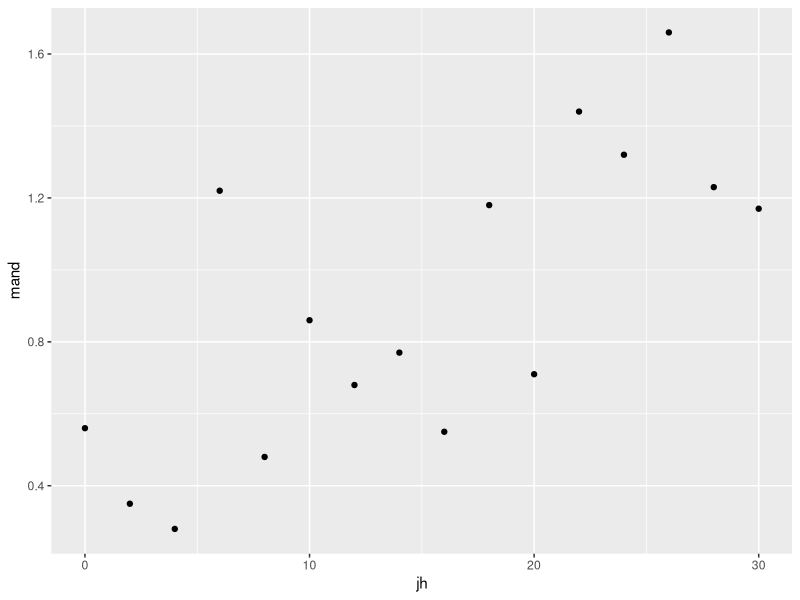
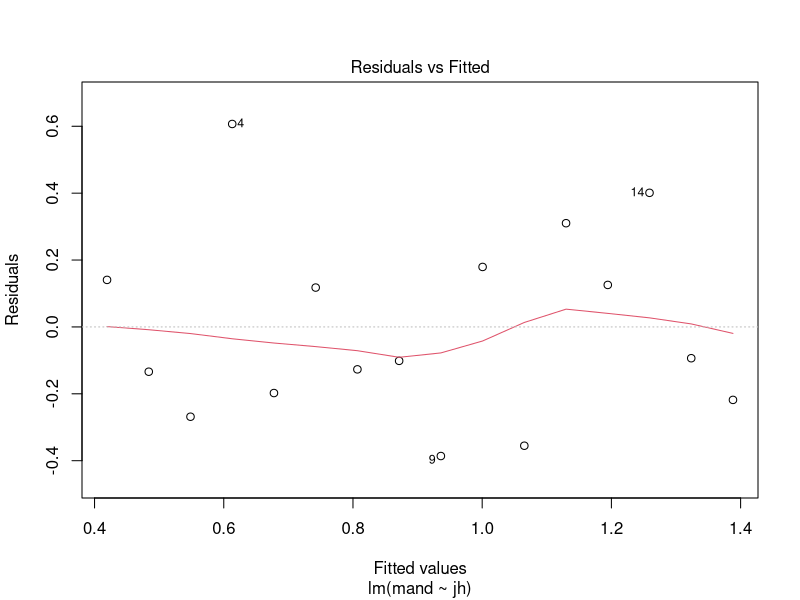
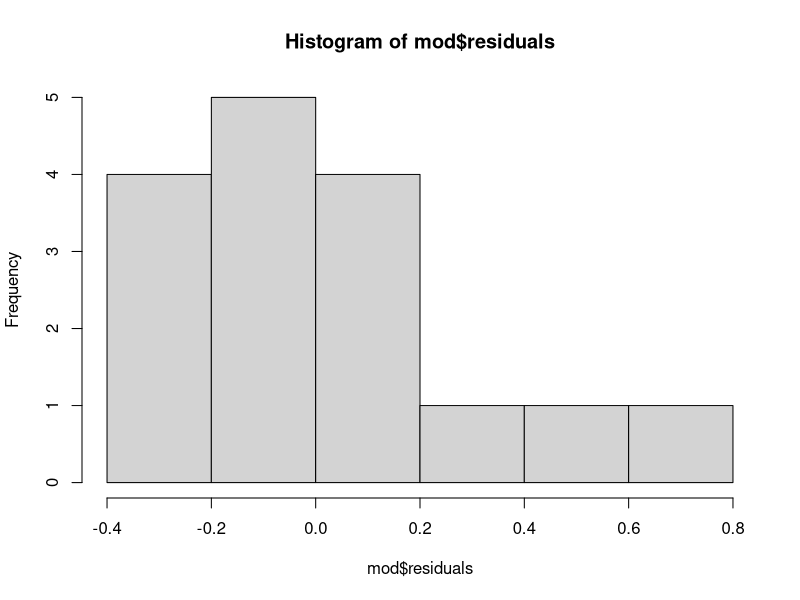
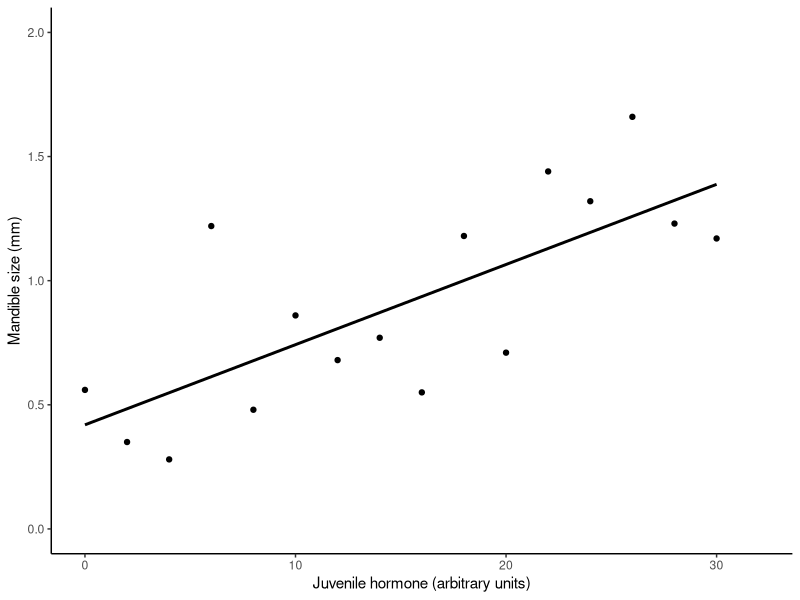

Source code (R) for these figures, in order:
######################################################################
#                                                                    #
#   The effect of Juvenile hormone on mandible size in stag beetles. #
#                                                                    #     
######################################################################

######################################################################
#                             Introduction                           #
######################################################################

# The concentration of juvenile hormone in stag beetles is known to 
# influence mandible growth. Groups of stag beetles were injected 
# with different concentrations of juvenile hormone (arbitrary units) 
# and their average mandible size (mm) determined. The experimenters
# planned to analyse their data with regression. The data are 
# in ../data/stag.txt

# The data are organised into 2 columns
# 'data.frame':	16 obs. of  2 variables:
# $ jh  : int  0 2 4 6 8 10 12 14 16 18 ...
# $ mand: num  0.56 0.35 0.28 1.22 0.48 0.86 0.68 0.77 0.55 1.18 ...


######################################################################
#                            Set up                                  #
######################################################################


# working directory (in my case, yours will differ)
setwd("M:/web/17C - 2018/scripts")
# note: if you are using RStudio projects, this is unnecessary
# packages
library(tidyverse)
# Hadley Wickham (2017). tidyverse: Easily Install and Load the 'Tidyverse'. R package version
# 1.2.1. https://CRAN.R-project.org/package=tidyverse


######################################################################
#                       Import and tidy data                         #
######################################################################

# data are in ../data
# read the data in and check the structure
stag <- read.table("../data/stag.txt", header = T)
str(stag)


######################################################################
#                     Exploratory Analysis                           #
######################################################################

# looking at the dataset there doesn't seem to be anything very 
# obviously non-normal (such as lots of values the same, too many 
# zeros, or extreme values
# The goal of the analysis is to determine the effect of a 
# continuous explanatory variable (JH) on a continuous response 
# (mand). This is a regression. Linear regression requires any
# effect of JH of mand to be linear therefore we will do a quick plot
# before proceedding
# quick plot
ggplot(stag, aes(x = jh, y = mand) ) +
  geom_point()
# looks linear-ish on the scatter
# the sceanrio seems to suit regresion - JH has been choosen or set, mandible has been measured
# we will check the other assumptions after we have run the lm

# get summaries of the variable
summary(stag)
# jh            mand       
# Min.   : 0.0   Min.   :0.2800  
# 1st Qu.: 7.5   1st Qu.:0.5575  
# Median :15.0   Median :0.8150  
# Mean   :15.0   Mean   :0.9038  
# 3rd Qu.:22.5   3rd Qu.:1.2225  
# Max.   :30.0   Max.   :1.6600  

######################################################################
#                     Statistical Analysis                           #
######################################################################

# Linear regression using lm()

mod <- lm(data = stag, mand ~ jh)
summary(mod)
# mand = 0.032 * jh + 0.419
# the slope of the line is significantly different from zero 
# / the jh explains a significant amount of the variation in 
# mand (ANOVA: F = 16.63; d.f. = 1, 14; p = 0.00113).
# the intercept is 0.419 and differs significantly from zero. 54%
# variation in mandible size is explained by juvenile hormone
# concentration

# Assumptions
# Examine the residuals to check the assumptions

plot(mod, which = 1) 
# the variance looks approximately equal along x

hist(mod$residuals)
# the residuals look approxiamtely normal

# normaility test on the residuals
shapiro.test(mod$residuals) 
# N.S

# These results are consistent with the assumptions being met
# but note that the sample size is quite small so large devations
# from normality would be required for signifcance.
# On balance the use of regression is probably justifiable
# but ideally the experiment would be better if multiple individauls were measure at each of the chosen juvenile hormone levels.

# The coefficients for the best fitting straight line can be accessed 
# from the mod object
# The intercept is the first coefficient and the slope is the second 
# and these can be used to make predictions

intercept <- mod$coefficients[1]
intercept
##  (Intercept) 
## 0.4193382
slope <- mod$coefficients[2]
slope 
##       jh 
## 0.03229412
# Suppose want to know the mandible size for a JH level of 15
jh <- 15
slope * jh + intercept
# mandible size is predicted to be 0.9mm

# we can get a several predictions using the predict function
# first generate the jh values for which we want predictions

newdata <- data.frame(jh = seq(10, 30, 5))
newdata$predictedman <- predict(mod, newdata = newdata)
# > newdata
# jh predictedman
# 1 10    0.7422794
# 2 15    0.9037500
# 3 20    1.0652206
# 4 25    1.2266912
# 5 30    1.3881618


######################################################################
#                                 Figure                             #
######################################################################
# The following would be a suitable plot
ggplot(stag, aes(x = jh, y = mand) ) +
  geom_point() +
  geom_smooth(method = lm, se = FALSE, colour = "black") +
  ylab("Mandible size (mm)") +
  ylim(0, 2) +
  xlim(0, 32) +
  xlab("Juvenile hormone (arbitrary units)") +
  theme_classic()
#Figure x. The effect of juvenile hormone injections on the mandible size of stag beetles.    


